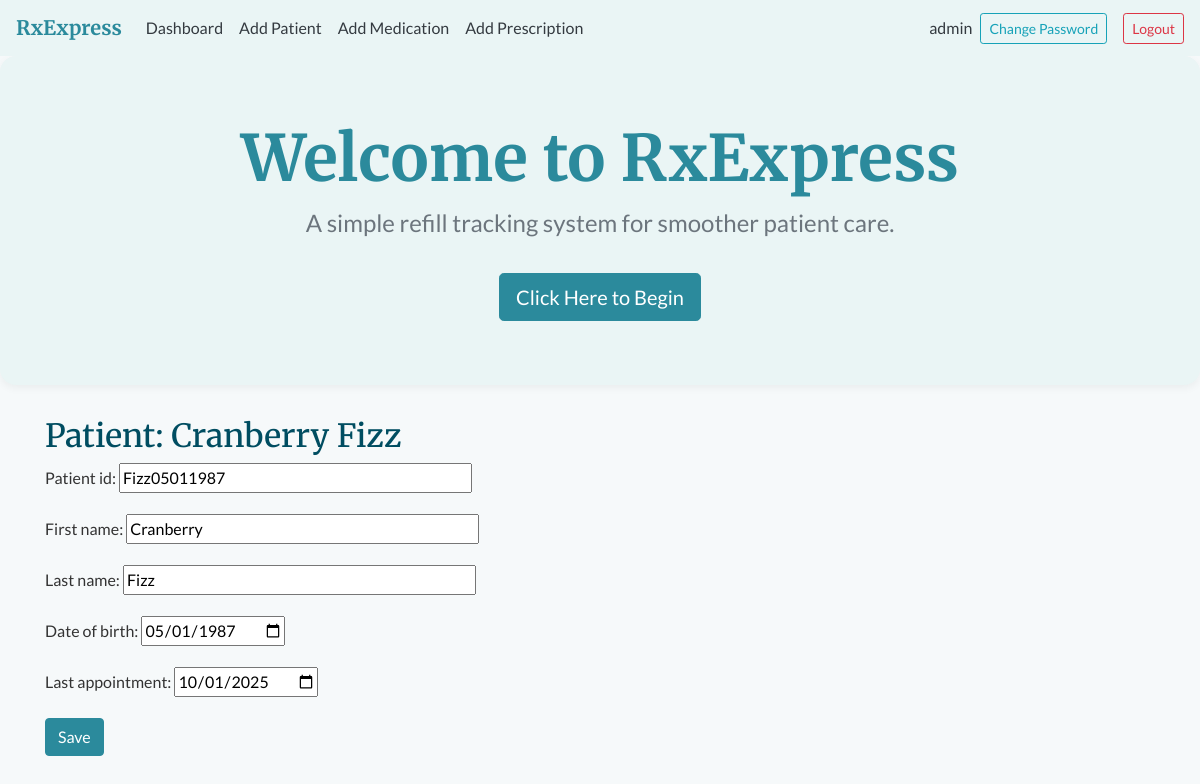
The page /patients/5/ (signed in) on the database its author committed.
### rxexpress/models.py (models this page shows, shortened)
class Patient(models.Model):
    patient_id = models.CharField(max_length=50, unique=True, null=True, blank=True)
    first_name = models.CharField(max_length=50)
    last_name = models.CharField(max_length=50)
    date_of_birth = models.DateField(null=True, blank=True)
    last_appointment = models.DateField(null=True, blank=True)
    last_fill_date = models.DateField(null=True, blank=True)

### rxexpress/views.py (the view)
# urls.py: path('patients/<int:pk>/', views.patient_detail_view, name='patient_detail'),
@login_required
def patient_detail_view(request, pk):
    patient = get_object_or_404(Patient, pk=pk)
    prescriptions = patient.prescriptions.select_related('medication')
    if request.method == 'POST':
        form = PatientForm(request.POST, instance=patient)
        if form.is_valid():
            form.save()
            return redirect('patient_detail', pk=patient.pk)
    else:
        form = PatientForm(instance=patient)
    return render(request, 'patient_detail.html', {'patient': patient, 'form': form, 'prescriptions': prescriptions})

### rxexpress/forms.py
class PatientForm(forms.ModelForm):
    class Meta:
        model = Patient
        fields = ['patient_id', 'first_name', 'last_name', 'date_of_birth', 'last_appointment']
        widgets = {
            'patient_id': forms.TextInput(attrs={'placeholder': 'Last Name + DOB(MMDDYYYY)', 'size': 40}),
            'first_name': forms.TextInput(attrs={'placeholder': 'Enter first name', 'size': 40}),
            'last_name': forms.TextInput(attrs={'placeholder': 'Enter last name', 'size': 40}),
            'date_of_birth': forms.TextInput(attrs={'placeholder': 'MM/DD/YYYY', 'type': 'date'}),
            'last_appointment': forms.TextInput(attrs={'placeholder': 'MM/DD/YYYY', 'type': 'date'})
        }

### rxexpress/templates/patient_detail.html (shortened to what this page needs)
{% extends "index.html" %}
{% block content %}
<div class="container mt-4">
  <h2>Patient: {{ patient.first_name }} {{ patient.last_name }}</h2>
  <form method="post">
    {{ form.as_p }}
    <button class="btn btn-primary" type="submit">Save</button>
  </form>
</div>
{% endblock %}

### rxexpress/templates/index.html (shortened to what this page needs)
<!DOCTYPE html>
<html lang="en">
<head>
        <link rel="stylesheet" href="https://cdn.jsdelivr.net/npm/bootstrap@4.6.2/dist/css/bootstrap.min.css">
    </head>
<body>
<nav class="navbar navbar-expand-lg navbar-light" style="background-color: var(--secondary); box-shadow: none !important;">
    <a class="navbar-brand font-weight-bold" href="/" style="color: var(--primary);">
        RxExpress
    </a>
    <div class="collapse navbar-collapse">
        <ul class="navbar-nav mr-auto">
            <li class="nav-item"><a class="nav-link text-dark" href="/dashboard/">Dashboard</a></li>
            <li class="nav-item"><a class="nav-link text-dark" href="/add-patient/">Add Patient</a></li>
            <li class="nav-item"><a class="nav-link text-dark" href="/add-medication/">Add Medication</a></li>
            <li class="nav-item"><a class="nav-link text-dark" href="/add-prescription/">Add Prescription</a></li>
        </ul>
        <ul class="navbar-nav ml-auto align-items-center">
            {% if user.is_authenticated %}
                <li class="nav-item">
                    <span class="nav-link text-dark">{{ user.username}}</span>
                </li>
                <li class="nav-item">
                    <a class="btn btn-outline-info btn-sm mr-2" href="{% url 'password_change' %}">
                        Change Password
                        </a>
                </li>
                <li class="nav-item">
                    <form method='post' action="{% url 'logout' %}" style="display: inline;">
                        <button type="submit" class="btn btn-outline-danger btn-sm ml-2">Logout</button>
                    </form>
                </li>
            {% endif %}
        </ul>
    </div>
</nav>
<div class="jumbotron full-width-jumbotron text-center" style="background-color: var(--secondary); border-radius: 1rem; box-shadow: 0 3px 8px rgba(0,0,0,0.05)">
        <h1 class="display-4" style="color: var(--primary);">Welcome to RxExpress</h1>
        <p class="lead text-muted">A simple refill tracking system for smoother patient care.</p>
        {% if user.is_authenticated %}
        <a class="btn btn-primary btn-lg mt-3" href="{% url 'dashboard' %}" role="button">Click Here to Begin</a>
        {% endif %}
    </div>
    {% block content %}{% endblock %}
</body>
</html>

### rxexpress/templates/index.html (style rules this page uses)
body { font-family: 'Lato', sans-serif; background-color: #f6f9fa; color: #333; }
h1, h2, h3, .navbar-brand { font-family: 'Merriweather', serif; color: #004d61; }
:root { --primary: #2b8a9c; --secondary: #eaf5f5; --accent: #88c9bf; --text-dark: #333; --text-muted: #6c757d; }
.btn-primary { background-color: var(--primary); border-color: var(--primary); }
.full-width-jumbotron h1 { font-size: 4rem; font-weight: 700; }
.full-width-jumbotron .lead { font-size: 1.5rem; font-weight: 400; }
.full-width-jumbotron p { font-size: 2.1rem; }

### rows shown on the page
Patient: first_name "Cranberry", last_name "Fizz", patient_id "Fizz05011987", date_of_birth "05/01/1987", last_appointment "10/01/2025"

### other values the page prints
{{ user.username }} "admin"
